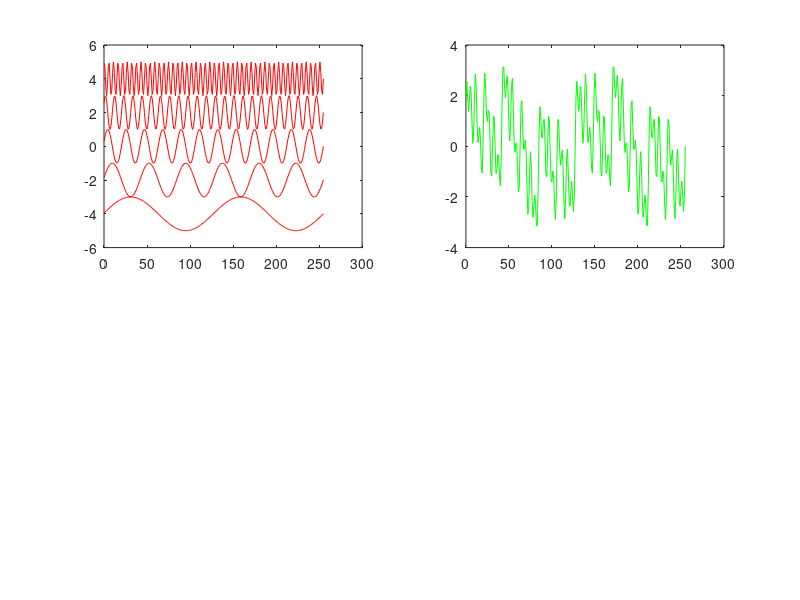

MATLAB code for this plot: (Note: this script raises an error after producing the figure.)
% RWT Test

sampling_freq = 256;
pi            = asin(1)*2;

%NB:
%
% 0 - 4
% 4 - 8
% 8 - 16
% 16 - 32
% 32 - 64

ns=256;

f(1,:) = sin(2*pi*(2/256)*(1:ns));   %delta
f(2,:) = sin(2*pi*(6/256)*(1:ns));   %theta
f(3,:) = sin(2*pi*(12/256)*(1:ns));  %alpha
f(4,:) = sin(2*pi*(24/256)*(1:ns));  %beta
f(5,:) = sin(2*pi*(48/256)*(1:ns));  %gamma

y = sum(f);

subplot(2,2,1);
plot((0:ns-1),f(1,:)-4, 'r');
hold on
plot((0:ns-1),f(2,:)-2, 'r');
plot((0:ns-1),f(3,:), 'r');
plot((0:ns-1),f(4,:)+2, 'r');
plot((0:ns-1),f(5,:)+4, 'r');
hold off

subplot(2,2,2)
plot((0:ns-1),y, 'g');

h = daubcqf(8,'min');
[coeffs,L] = mdwt(y,h,5);

dwt_noise = [zeros(1,128) coeffs(129:256)];
dwt_gamma = [zeros(1,64)  coeffs(65:128) zeros(1,128)];
dwt_beta  = [zeros(1,32)  coeffs(33:64)  zeros(1,192)];
dwt_alpha = [zeros(1,16)  coeffs(17:32)  zeros(1,224)];
dwt_theta = [zeros(1,8)   coeffs(9:16)   zeros(1,240)];
dwt_delta = [coeffs(1:8)  zeros(1,248)];

[out_gamma, L] = midwt(dwt_gamma, h, 5);
[out_beta,  L] = midwt(dwt_beta, h, 5); 
[out_alpha, L] = midwt(dwt_alpha, h, 5); 
[out_theta, L] = midwt(dwt_theta, h, 5); 
[out_delta, L] = midwt(dwt_delta, h, 5);

subplot(2,2,3);
plot((0:ns-1),out_delta-4, 'r');
hold on
plot((0:ns-1),out_theta-2, 'r');
plot((0:ns-1),out_alpha, 'r');
plot((0:ns-1),out_beta+2, 'r');
plot((0:ns-1),out_gamma+4, 'r');
hold off

y_new = [out_delta + out_theta + out_alpha + out_beta + out_gamma];

subplot(2,2,4);
plot((0:ns-1),y_new,'g');

